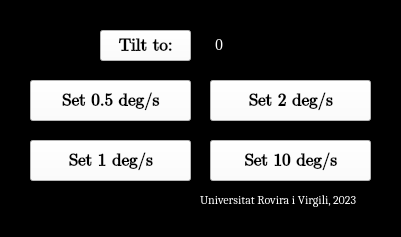
<?xml version="1.0" encoding="UTF-8"?>
<ui version="4.0">
 <class>MainWindow</class>
 <widget class="QMainWindow" name="MainWindow">
  <property name="geometry">
   <rect>
    <x>0</x>
    <y>0</y>
    <width>401</width>
    <height>237</height>
   </rect>
  </property>
  <property name="minimumSize">
   <size>
    <width>401</width>
    <height>237</height>
   </size>
  </property>
  <property name="maximumSize">
   <size>
    <width>401</width>
    <height>237</height>
   </size>
  </property>
  <property name="windowTitle">
   <string>Tilt-X Control</string>
  </property>
  <property name="styleSheet">
   <string notr="true">background-color: rgb(0, 0, 0);</string>
  </property>
  <widget class="QWidget" name="centralwidget">
   <widget class="QPushButton" name="Set0p5degpers">
    <property name="geometry">
     <rect>
      <x>30</x>
      <y>80</y>
      <width>161</width>
      <height>41</height>
     </rect>
    </property>
    <property name="font">
     <font>
      <family>Cambria Math</family>
      <pointsize>13</pointsize>
      <weight>75</weight>
      <bold>true</bold>
     </font>
    </property>
    <property name="styleSheet">
     <string notr="true">background-color: rgb(255, 255, 255);</string>
    </property>
    <property name="text">
     <string>Set 0.5 deg/s</string>
    </property>
   </widget>
   <widget class="QPushButton" name="Set2degperS">
    <property name="geometry">
     <rect>
      <x>210</x>
      <y>80</y>
      <width>161</width>
      <height>41</height>
     </rect>
    </property>
    <property name="font">
     <font>
      <family>Cambria Math</family>
      <pointsize>13</pointsize>
      <weight>75</weight>
      <bold>true</bold>
     </font>
    </property>
    <property name="styleSheet">
     <string notr="true">background-color: rgb(255, 255, 255);</string>
    </property>
    <property name="text">
     <string>Set 2 deg/s</string>
    </property>
   </widget>
   <widget class="QPushButton" name="Set1degperS">
    <property name="geometry">
     <rect>
      <x>30</x>
      <y>140</y>
      <width>161</width>
      <height>41</height>
     </rect>
    </property>
    <property name="font">
     <font>
      <family>Cambria Math</family>
      <pointsize>13</pointsize>
      <weight>75</weight>
      <bold>true</bold>
     </font>
    </property>
    <property name="styleSheet">
     <string notr="true">background-color: rgb(255, 255, 255);</string>
    </property>
    <property name="text">
     <string>Set 1 deg/s</string>
    </property>
   </widget>
   <widget class="QPushButton" name="Set10degperS">
    <property name="geometry">
     <rect>
      <x>210</x>
      <y>140</y>
      <width>161</width>
      <height>41</height>
     </rect>
    </property>
    <property name="font">
     <font>
      <family>Cambria Math</family>
      <pointsize>13</pointsize>
      <weight>75</weight>
      <bold>true</bold>
     </font>
    </property>
    <property name="styleSheet">
     <string notr="true">background-color: rgb(255, 255, 255);</string>
    </property>
    <property name="text">
     <string>Set 10 deg/s</string>
    </property>
   </widget>
   <widget class="QLabel" name="label">
    <property name="geometry">
     <rect>
      <x>200</x>
      <y>190</y>
      <width>171</width>
      <height>20</height>
     </rect>
    </property>
    <property name="font">
     <font>
      <family>Cambria</family>
      <pointsize>9</pointsize>
      <weight>50</weight>
      <bold>false</bold>
     </font>
    </property>
    <property name="layoutDirection">
     <enum>Qt::LeftToRight</enum>
    </property>
    <property name="styleSheet">
     <string notr="true">color: rgb(255, 255, 255);</string>
    </property>
    <property name="text">
     <string>Universitat Rovira i Virgili, 2023</string>
    </property>
   </widget>
   <widget class="QPlainTextEdit" name="tiltValueText">
    <property name="geometry">
     <rect>
      <x>210</x>
      <y>30</y>
      <width>51</width>
      <height>31</height>
     </rect>
    </property>
    <property name="font">
     <font>
      <family>Times New Roman</family>
      <pointsize>12</pointsize>
     </font>
    </property>
    <property name="styleSheet">
     <string notr="true">color: rgb(255, 255, 255);</string>
    </property>
    <property name="plainText">
     <string>0</string>
    </property>
   </widget>
   <widget class="QPushButton" name="tiltToButton">
    <property name="geometry">
     <rect>
      <x>100</x>
      <y>30</y>
      <width>91</width>
      <height>31</height>
     </rect>
    </property>
    <property name="font">
     <font>
      <family>Cambria Math</family>
      <pointsize>13</pointsize>
      <weight>75</weight>
      <bold>true</bold>
     </font>
    </property>
    <property name="styleSheet">
     <string notr="true">background-color: rgb(255, 255, 255);</string>
    </property>
    <property name="text">
     <string>Tilt to:</string>
    </property>
   </widget>
  </widget>
  <widget class="QMenuBar" name="menubar">
   <property name="geometry">
    <rect>
     <x>0</x>
     <y>0</y>
     <width>401</width>
     <height>21</height>
    </rect>
   </property>
  </widget>
  <widget class="QStatusBar" name="statusbar"/>
 </widget>
 <resources/>
 <connections/>
</ui>
